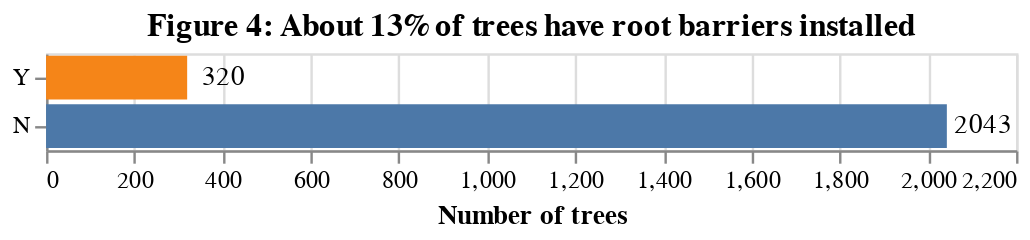

The notebook cell this image was saved under:
### Markdown cell above
### Question 3: Does the installation of a root barrier affect the size of the tree? 

We can from Figures 1-3 that tree size is related to age and genus. What about a root barrier? That is, some sort of barrier that prevents roots from growing beyond a certain point around the tree base. It would be expected that a root barrier would stunt growth. If roots can't grow, would you expect that the tree above it would?

As a first step in this question, let's explore the proportion of trees with or without root barriers in the **trees_year_planted** dataframe with a bar chart in Figure 4.

### Code cell
#Bar chart showing proportion of trees with and without root barriers.

root_barrier_bar = alt.Chart(trees_year_planted).mark_bar().encode(
    alt.X('count()', title='Number of trees'),
    alt.Y('root_barrier', sort='x', title=None),
    alt.Color('root_barrier', legend=None, scale=alt.Scale(scheme='tableau10'))
    ).properties(title='Figure 4: About 13% of trees have root barriers installed')

root_barrier_text = alt.Chart(trees_year_planted).mark_text(align='center', dx=15).encode(
    alt.Y('root_barrier', sort='x'),
    alt.X('count()'),
    alt.Text('count()'))

root_barrier_bar + root_barrier_text

### Figure 1 — Vega-Lite specification as saved in the notebook (floating-point values rounded to 4 significant figures; data arrays with more than 128 entries replaced by an {"elided": "..."} marker saying what was removed)
{"config": {"view": {"continuousWidth": 400, "continuousHeight": 300}}, "layer": [{"mark": "bar", "encoding": {"color": {"type": "nominal", "field": "root_barrier", "legend": null, "scale": {"scheme": "tableau10"}}, "x": {"type": "quantitative", "aggregate": "count", "title": "Number of trees"}, "y": {"type": "nominal", "field": "root_barrier", "sort": "x", "title": null}}, "title": "Figure 4: About 13% of trees have root barriers installed"}, {"mark": {"type": "text", "align": "center", "dx": 15}, "encoding": {"text": {"type": "quantitative", "aggregate": "count"}, "x": {"type": "quantitative", "aggregate": "count"}, "y": {"type": "nominal", "field": "root_barrier", "sort": "x"}}}], "data": {"name": "data-27d153aafa01b68a80686d492eeaba07"}, "$schema": "https://vega.github.io/schema/vega-lite/v4.8.1.json", "datasets": {"data-27d153aafa01b68a80686d492eeaba07": {"elided": "2363 records"}}}
